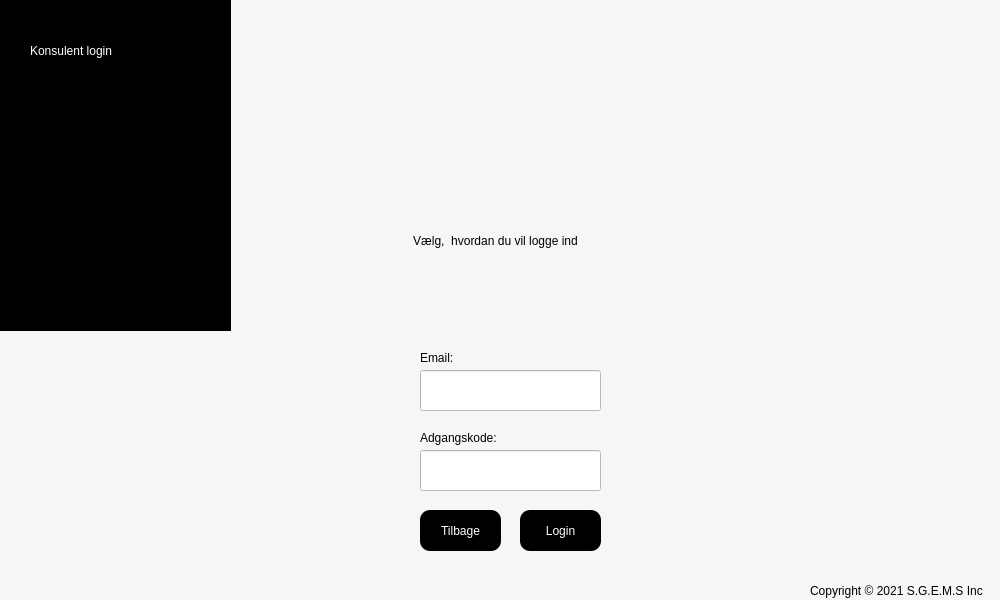
<?xml version="1.0" encoding="UTF-8"?>
<ui version="4.0">
 <class>MainWindow</class>
 <widget class="QMainWindow" name="MainWindow">
  <property name="geometry">
   <rect>
    <x>0</x>
    <y>0</y>
    <width>1000</width>
    <height>600</height>
   </rect>
  </property>
  <property name="windowTitle">
   <string>MainWindow</string>
  </property>
  <property name="styleSheet">
   <string notr="true">background-color: rgb(246, 246, 246);</string>
  </property>
  <widget class="QWidget" name="centralwidget">
   <widget class="QLabel" name="label_2">
    <property name="geometry">
     <rect>
      <x>270</x>
      <y>200</y>
      <width>451</width>
      <height>81</height>
     </rect>
    </property>
    <property name="styleSheet">
     <string notr="true">font: 26pt &quot;.AppleSystemUIFont&quot;;
background-color: rgba(255, 255, 255, 0);</string>
    </property>
    <property name="text">
     <string>Vælg,  hvordan du vil logge ind</string>
    </property>
    <property name="scaledContents">
     <bool>true</bool>
    </property>
    <property name="alignment">
     <set>Qt::AlignCenter</set>
    </property>
   </widget>
   <widget class="QLabel" name="label_3">
    <property name="geometry">
     <rect>
      <x>810</x>
      <y>580</y>
      <width>191</width>
      <height>21</height>
     </rect>
    </property>
    <property name="styleSheet">
     <string notr="true">font: 12pt &quot;.AppleSystemUIFont&quot;;
background-color: rgba(255, 255, 255, 0);</string>
    </property>
    <property name="text">
     <string>Copyright © 2021 S.G.E.M.S Inc</string>
    </property>
    <property name="scaledContents">
     <bool>true</bool>
    </property>
   </widget>
   <widget class="QLabel" name="label_4">
    <property name="geometry">
     <rect>
      <x>20</x>
      <y>10</y>
      <width>121</width>
      <height>61</height>
     </rect>
    </property>
    <property name="styleSheet">
     <string notr="true">font: 36pt &quot;.AppleSystemUIFont&quot;;
background-color: rgba(255, 255, 255, 0);</string>
    </property>
    <property name="text">
     <string/>
    </property>
    <property name="pixmap">
     <pixmap>logo.png</pixmap>
    </property>
    <property name="scaledContents">
     <bool>true</bool>
    </property>
    <property name="alignment">
     <set>Qt::AlignCenter</set>
    </property>
   </widget>
   <widget class="QLabel" name="label_5">
    <property name="geometry">
     <rect>
      <x>230</x>
      <y>-10</y>
      <width>791</width>
      <height>341</height>
     </rect>
    </property>
    <property name="styleSheet">
     <string notr="true">font: 26pt &quot;.AppleSystemUIFont&quot;;
background-color: rgba(255, 255, 255, 0);</string>
    </property>
    <property name="text">
     <string/>
    </property>
    <property name="pixmap">
     <pixmap>coverforside.webp</pixmap>
    </property>
    <property name="scaledContents">
     <bool>true</bool>
    </property>
    <property name="alignment">
     <set>Qt::AlignCenter</set>
    </property>
   </widget>
   <widget class="QLabel" name="label_6">
    <property name="geometry">
     <rect>
      <x>-70</x>
      <y>-10</y>
      <width>301</width>
      <height>341</height>
     </rect>
    </property>
    <property name="styleSheet">
     <string notr="true">font: 26pt &quot;.AppleSystemUIFont&quot;;
background-color: rgb(0, 0, 0);
</string>
    </property>
    <property name="text">
     <string/>
    </property>
    <property name="scaledContents">
     <bool>true</bool>
    </property>
    <property name="alignment">
     <set>Qt::AlignCenter</set>
    </property>
   </widget>
   <widget class="QLabel" name="label">
    <property name="geometry">
     <rect>
      <x>30</x>
      <y>30</y>
      <width>171</width>
      <height>41</height>
     </rect>
    </property>
    <property name="styleSheet">
     <string notr="true">font: 24pt &quot;.AppleSystemUIFont&quot;;
background-color: rgba(255, 255, 255, 0);
color: white;</string>
    </property>
    <property name="text">
     <string>Konsulent login</string>
    </property>
   </widget>
   <widget class="QPushButton" name="tilbage_knap">
    <property name="geometry">
     <rect>
      <x>420</x>
      <y>510</y>
      <width>81</width>
      <height>41</height>
     </rect>
    </property>
    <property name="styleSheet">
     <string notr="true">QPushButton {
	background-color: black;
	color: rgb(255, 255, 255);
	font: bold 12pt &quot;.AppleSystemUIFont&quot;;
	border-radius: 10px;
}

QPushButton:Hover {

	
	
	
	background-color: rgb(109, 109, 109);


}





</string>
    </property>
    <property name="text">
     <string>Tilbage</string>
    </property>
   </widget>
   <widget class="QLabel" name="label_8">
    <property name="geometry">
     <rect>
      <x>420</x>
      <y>350</y>
      <width>60</width>
      <height>16</height>
     </rect>
    </property>
    <property name="styleSheet">
     <string notr="true">color: black;
background-color: rgba(255, 255, 255, 0);
border-color: rgb(0, 0, 0);
font: 14pt &quot;.AppleSystemUIFont&quot;;</string>
    </property>
    <property name="text">
     <string>Email:</string>
    </property>
   </widget>
   <widget class="QLineEdit" name="email_input">
    <property name="geometry">
     <rect>
      <x>420</x>
      <y>370</y>
      <width>181</width>
      <height>41</height>
     </rect>
    </property>
    <property name="styleSheet">
     <string notr="true">background-color: rgb(255, 255, 255);
border-color: rgb(0, 0, 0);
font: 14pt &quot;.AppleSystemUIFont&quot;;</string>
    </property>
    <property name="text">
     <string/>
    </property>
   </widget>
   <widget class="QLineEdit" name="adgangskode_input">
    <property name="geometry">
     <rect>
      <x>420</x>
      <y>450</y>
      <width>181</width>
      <height>41</height>
     </rect>
    </property>
    <property name="styleSheet">
     <string notr="true">background-color: rgb(255, 255, 255);
border-color: rgb(0, 0, 0);
font: 14pt &quot;.AppleSystemUIFont&quot;;</string>
    </property>
    <property name="text">
     <string/>
    </property>
   </widget>
   <widget class="QPushButton" name="login_knap">
    <property name="geometry">
     <rect>
      <x>520</x>
      <y>510</y>
      <width>81</width>
      <height>41</height>
     </rect>
    </property>
    <property name="styleSheet">
     <string notr="true">QPushButton {
	background-color: black;
	color: rgb(255, 255, 255);
	font: bold 12pt &quot;.AppleSystemUIFont&quot;;
	border-radius: 10px;
}

QPushButton:Hover {

	
	
	
	background-color: rgb(109, 109, 109);


}





</string>
    </property>
    <property name="text">
     <string>Login</string>
    </property>
   </widget>
   <widget class="QLabel" name="label_9">
    <property name="geometry">
     <rect>
      <x>420</x>
      <y>430</y>
      <width>101</width>
      <height>16</height>
     </rect>
    </property>
    <property name="styleSheet">
     <string notr="true">color: black;
background-color: rgba(255, 255, 255, 0);
border-color: rgb(0, 0, 0);
font: 14pt &quot;.AppleSystemUIFont&quot;;</string>
    </property>
    <property name="text">
     <string>Adgangskode:</string>
    </property>
   </widget>
   <widget class="QLabel" name="error">
    <property name="geometry">
     <rect>
      <x>420</x>
      <y>570</y>
      <width>181</width>
      <height>16</height>
     </rect>
    </property>
    <property name="styleSheet">
     <string notr="true">color: rgb(219, 0, 40);
background-color: rgba(255, 255, 255, 0);</string>
    </property>
    <property name="text">
     <string/>
    </property>
   </widget>
   <zorder>label_3</zorder>
   <zorder>label_4</zorder>
   <zorder>label_2</zorder>
   <zorder>label_5</zorder>
   <zorder>label_6</zorder>
   <zorder>label</zorder>
   <zorder>tilbage_knap</zorder>
   <zorder>label_8</zorder>
   <zorder>email_input</zorder>
   <zorder>adgangskode_input</zorder>
   <zorder>login_knap</zorder>
   <zorder>label_9</zorder>
   <zorder>error</zorder>
  </widget>
 </widget>
 <resources/>
 <connections/>
</ui>
